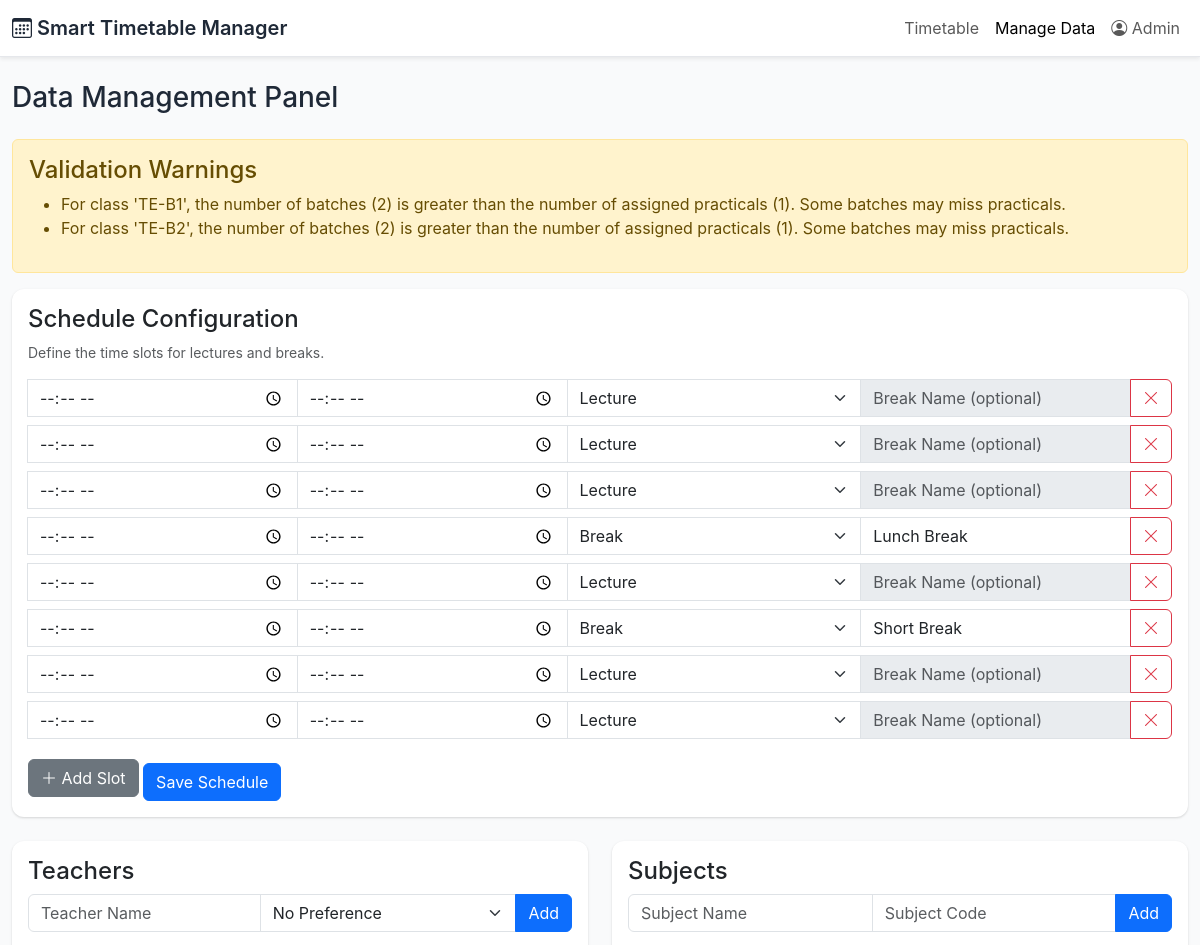
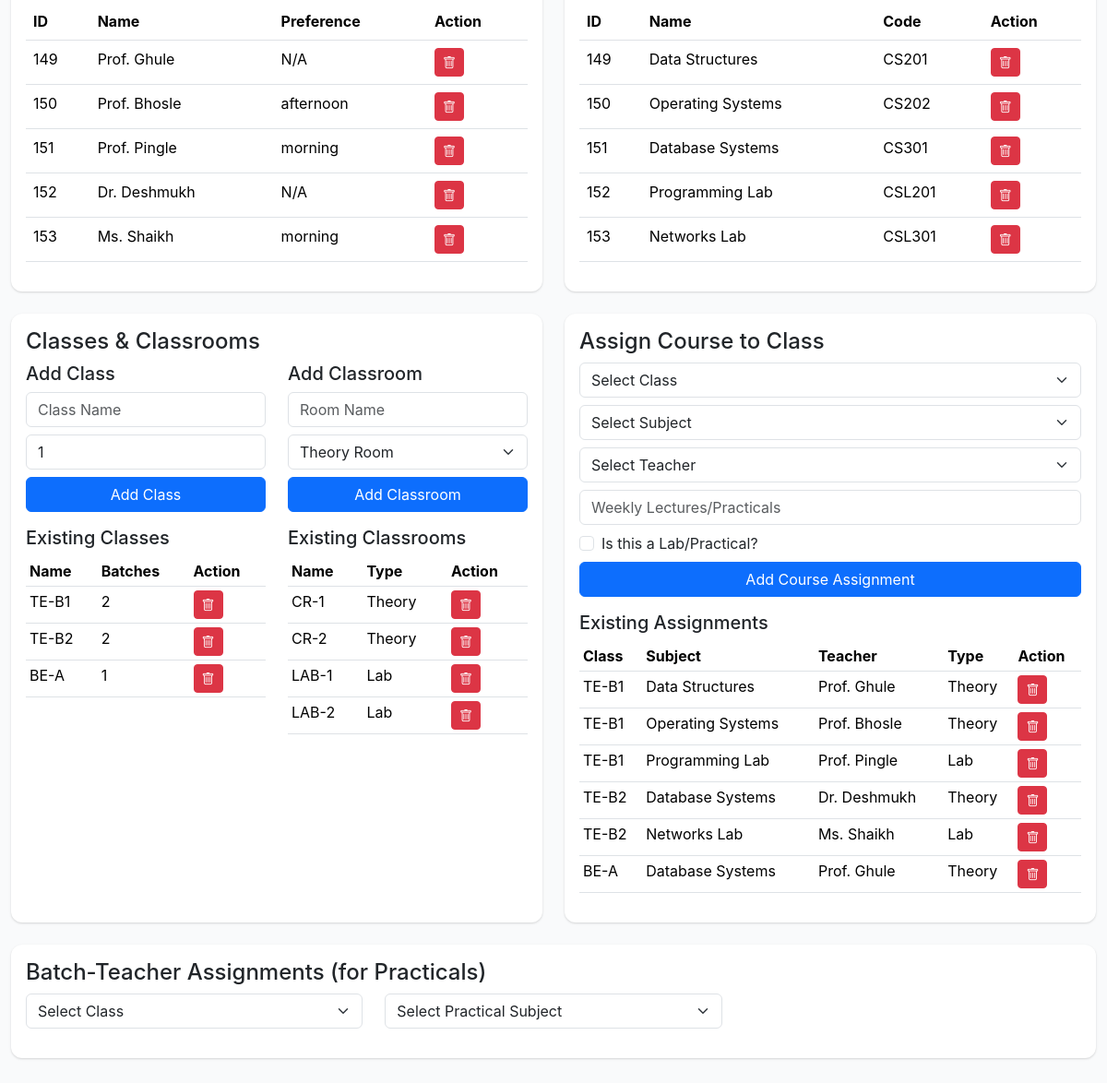
The page /manage on the database as committed earlier (2 pictures, top to bottom).
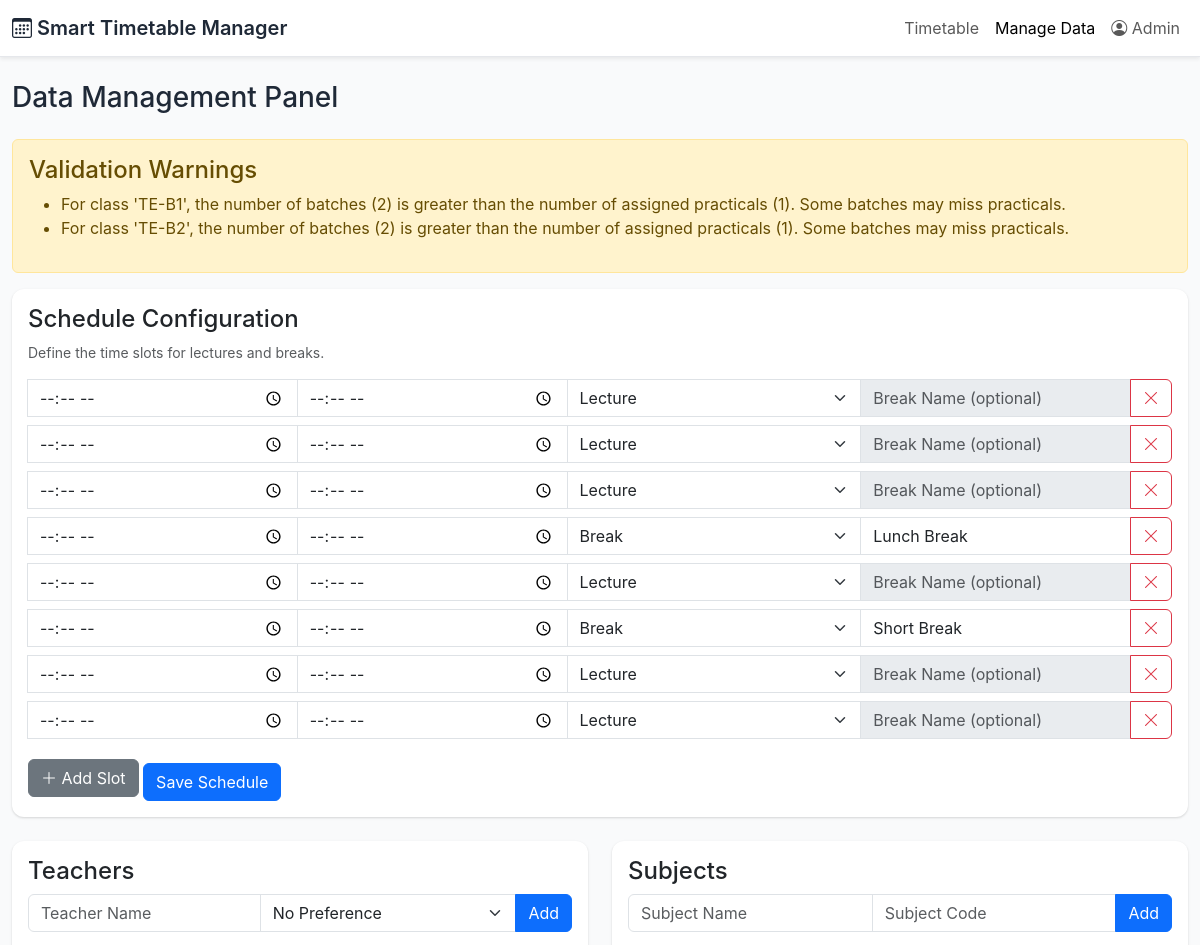
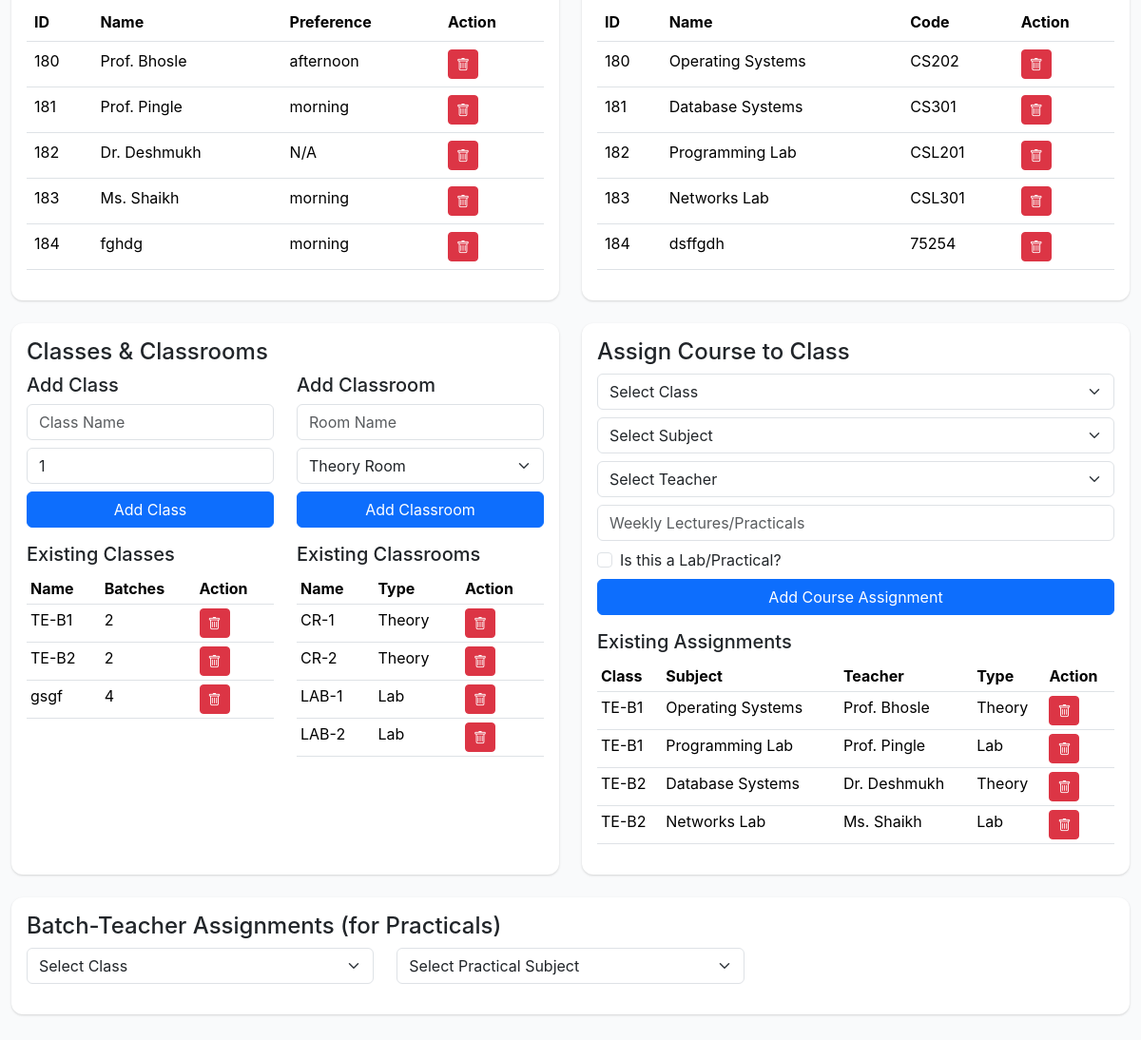
The same page on the database as committed later (2 pictures, top to bottom).
### tables this page shows
CREATE TABLE schedule_config (
                config_id INTEGER PRIMARY KEY AUTOINCREMENT,
                is_break INTEGER,
                start_time TEXT,
                end_time TEXT,
                break_name TEXT
            );

CREATE TABLE teachers (
                teacher_id INTEGER PRIMARY KEY AUTOINCREMENT,
                name TEXT NOT NULL
            );

CREATE TABLE teacher_preferences (
                teacher_id INTEGER PRIMARY KEY,
                preference TEXT,
                FOREIGN KEY (teacher_id) REFERENCES teachers(teacher_id)
            );

CREATE TABLE subjects (
                subject_id INTEGER PRIMARY KEY AUTOINCREMENT,
                name TEXT NOT NULL,
                code TEXT NOT NULL UNIQUE
            );

CREATE TABLE classes (
                class_id INTEGER PRIMARY KEY AUTOINCREMENT,
                name TEXT NOT NULL UNIQUE,
                num_batches INTEGER NOT NULL DEFAULT 1
            );

CREATE TABLE classrooms (
                classroom_id INTEGER PRIMARY KEY AUTOINCREMENT,
                name TEXT NOT NULL UNIQUE,
                is_lab INTEGER DEFAULT 0
            );

CREATE TABLE courses (
                course_id INTEGER PRIMARY KEY AUTOINCREMENT,
                class_id INTEGER,
                subject_id INTEGER,
                teacher_id INTEGER,
                weekly_lectures INTEGER NOT NULL,
                is_lab INTEGER NOT NULL DEFAULT 0,
                FOREIGN KEY (class_id) REFERENCES classes(class_id),
                FOREIGN KEY (subject_id) REFERENCES subjects(subject_id),
                FOREIGN KEY (teacher_id) REFERENCES teachers(teacher_id)
            );

### app.py (the view, shortened to what this page needs)
@app.route('/manage', methods=['GET', 'POST'])
def manage():
    db = get_db()
    cur = db.cursor()
    warnings = []
    classes_list = cur.execute('SELECT * FROM classes').fetchall()
    for class_obj in classes_list:
        num_batches = class_obj['num_batches']
        if num_batches > 1:
            practicals_count = cur.execute('SELECT COUNT(*) FROM courses WHERE class_id = ? AND is_lab = 1', (class_obj['class_id'],)).fetchone()[0]
            if practicals_count > 0 and num_batches > practicals_count:
                 warnings.append(f"For class '{class_obj['name']}', the number of batches ({num_batches}) is greater than the number of assigned practicals ({practicals_count}). Some batches may miss practicals.")
    teachers = cur.execute('SELECT teachers.*, teacher_preferences.preference FROM teachers LEFT JOIN teacher_preferences ON teachers.teacher_id = teacher_preferences.teacher_id').fetchall()
    subjects = cur.execute('SELECT * FROM subjects').fetchall()
    classrooms = cur.execute('SELECT * FROM classrooms').fetchall()
    courses = cur.execute('''
        SELECT c.*, t.name as teacher_name, sub.name as subject_name, cl.name as class_name, cl.num_batches
        FROM courses c
        JOIN teachers t ON c.teacher_id = t.teacher_id
        JOIN subjects sub ON c.subject_id = sub.subject_id
        JOIN classes cl ON c.class_id = cl.class_id
    ''').fetchall()
    batch_assignments = defaultdict(lambda: defaultdict(dict))
    assignments = cur.execute('''
        SELECT b.*, t.name as teacher_name
        FROM batch_teacher_assignments b
        JOIN teachers t ON b.teacher_id = t.teacher_id
    ''').fetchall()
    for a in assignments:
        batch_assignments[a['class_id']][a['subject_id']][a['batch_number']] = a['teacher_id']
    schedule_config = get_slot_times()
    return render_template('manage.html',
                           teachers=teachers,
                           subjects=subjects,
                           classes=classes_list,
                           classrooms=classrooms,
                           courses=courses,
                           schedule_config=schedule_config,
                           warnings=warnings,
                           batch_assignments=batch_assignments)

### app.py (called while the page is built)
def get_db():
    db = getattr(g, '_database', None)
    if db is None:
        db = sqlite3.connect(DB_PATH)
        db.row_factory = sqlite3.Row
        g._database = db
    return db

@app.teardown_appcontext
def close_connection(exception):
    db = getattr(g, '_database', None)
    if db is not None:
        db.close()

def get_slot_times():
    db = get_db()
    cur = db.cursor()
    cur.execute('SELECT * FROM schedule_config ORDER BY config_id')
    return cur.fetchall()

### templates/manage.html (shortened to what the changed rows need)
<!DOCTYPE html>
<html lang="en">
<head>
    <link rel="stylesheet" href="https://cdn.jsdelivr.net/npm/bootstrap@5.3.1/dist/css/bootstrap.min.css">
    <link rel="stylesheet" href="https://cdn.jsdelivr.net/npm/bootstrap-icons/font/bootstrap-icons.css">
    <link rel="stylesheet" href="{{ url_for('static', filename='css/style.css') }}">
</head>
<body>
    <div class="main-content container-fluid py-4">
        <h1 class="h3 mb-4">Data Management Panel</h1>
        {% if warnings %}
        <div class="alert alert-warning">
            <ul>
                {% for warning in warnings %}
                <li>{{ warning }}</li>
                {% endfor %}
            </ul>
        </div>
        {% endif %}
        <div class="card p-3 mb-4">
            <h2 class="h4">Schedule Configuration</h2>
            <form id="scheduleConfigForm" action="{{ url_for('manage') }}" method="post">
                <div id="slotInputs">
                    {% for slot in schedule_config %}
                    <div class="input-group mb-2">
                        <input type="time" class="form-control" name="start_time" value="{{ slot.start_time }}" required>
                        <input type="time" class="form-control" name="end_time" value="{{ slot.end_time }}" required>
                        <select class="form-select" name="is_break">
                            <option value="0" {% if not slot.is_break %}selected{% endif %}>Lecture</option>
                            <option value="1" {% if slot.is_break %}selected{% endif %}>Break</option>
                        </select>
                        <input type="text" class="form-control break-name-input" name="break_name" placeholder="Break Name (optional)" value="{{ slot.break_name or '' }}" {% if not slot.is_break %}disabled{% endif %}>
                        <button type="button" class="btn btn-outline-danger remove-slot"><i class="bi bi-x-lg"></i></button>
                    </div>
                    {% endfor %}
                </div>
            </form>
        </div>
        <div class="row">
            <div class="col-lg-6 mb-4">
                <div class="card p-3 h-100">
                    <h2 class="h4">Teachers</h2>
                    <div class="table-responsive">
                        <table class="table table-hover">
                            <thead><tr><th>ID</th><th>Name</th><th>Preference</th><th>Action</th></tr></thead>
                            <tbody>
                                {% for teacher in teachers %}
                                <tr>
                                    <td>{{ teacher.teacher_id }}</td>
                                    <td>{{ teacher.name }}</td>
                                    <td>{{ teacher.preference or 'N/A' }}</td>
                                    <td>
                                        <form action="{{ url_for('manage') }}" method="post" onsubmit="return confirm('Delete this teacher?');">
                                            <button type="submit" class="btn btn-danger btn-sm"><i class="bi bi-trash"></i></button>
                                        </form>
                                    </td>
                                </tr>
                                {% endfor %}
                            </tbody>
                        </table>
                    </div>
                </div>
            </div>
            <div class="col-lg-6 mb-4">
                <div class="card p-3 h-100">
                    <h2 class="h4">Subjects</h2>
                    <div class="table-responsive">
                        <table class="table table-hover">
                            <thead><tr><th>ID</th><th>Name</th><th>Code</th><th>Action</th></tr></thead>
                            <tbody>
                                {% for subject in subjects %}
                                <tr>
                                    <td>{{ subject.subject_id }}</td>
                                    <td>{{ subject.name }}</td>
                                    <td>{{ subject.code }}</td>
                                    <td>
                                        <form action="{{ url_for('manage') }}" method="post" onsubmit="return confirm('Delete this subject?');">
                                            <button type="submit" class="btn btn-danger btn-sm"><i class="bi bi-trash"></i></button>
                                        </form>
                                    </td>
                                </tr>
                                {% endfor %}
                            </tbody>
                        </table>
                    </div>
                </div>
            </div>
        </div>
        <div class="row">
            <div class="col-lg-6 mb-4">
                <div class="card p-3 h-100">
                    <h2 class="h4">Classes & Classrooms</h2>
                    <div class="row">
                        <div class="col-md-6">
                            <div class="table-responsive">
                                <table class="table table-sm">
                                    <thead><tr><th>Name</th><th>Batches</th><th>Action</th></tr></thead>
                                    <tbody>
                                        {% for class_obj in classes %}
                                        <tr>
                                            <td>{{ class_obj.name }}</td>
                                            <td>{{ class_obj.num_batches }}</td>
                                            <td>
                                                <form action="{{ url_for('manage') }}" method="post" onsubmit="return confirm('Delete this class?');">
                                                    <button type="submit" class="btn btn-danger btn-sm"><i class="bi bi-trash"></i></button>
                                                </form>
                                            </td>
                                        </tr>
                                        {% endfor %}
                                    </tbody>
                                </table>
                            </div>
                        </div>
                        <div class="col-md-6">
                            <div class="table-responsive">
                                <table class="table table-sm">
                                    <thead><tr><th>Name</th><th>Type</th><th>Action</th></tr></thead>
                                    <tbody>
                                        {% for room in classrooms %}
                                        <tr>
                                            <td>{{ room.name }}</td>
                                            <td>{{ 'Lab' if room.is_lab else 'Theory' }}</td>
                                            <td>
                                                <form action="{{ url_for('manage') }}" method="post" onsubmit="return confirm('Delete this classroom?');">
                                                    <button type="submit" class="btn btn-danger btn-sm"><i class="bi bi-trash"></i></button>
                                                </form>
                                            </td>
                                        </tr>
                                        {% endfor %}
                                    </tbody>
                                </table>
                            </div>
                        </div>
                    </div>
                </div>
            </div>
            <div class="col-lg-6 mb-4">
                <div class="card p-3 h-100">
                    <h2 class="h4">Assign Course to Class</h2>
                    <div class="table-responsive">
                        <table class="table table-hover table-sm">
                            <thead><tr><th>Class</th><th>Subject</th><th>Teacher</th><th>Type</th><th>Action</th></tr></thead>
                            <tbody>
                                {% for course in courses %}
                                <tr>
                                    <td>{{ course.class_name }}</td>
                                    <td>{{ course.subject_name }}</td>
                                    <td>{{ course.teacher_name }}</td>
                                    <td>{{ 'Lab' if course.is_lab else 'Theory' }}</td>
                                    <td>
                                        <form action="{{ url_for('manage') }}" method="post" onsubmit="return confirm('Delete this course?');">
                                            <button type="submit" class="btn btn-danger btn-sm"><i class="bi bi-trash"></i></button>
                                        </form>
                                    </td>
                                </tr>
                                {% endfor %}
                            </tbody>
                        </table>
                    </div>
                </div>
            </div>
        </div>
        <div class="card p-3 mb-4">
            <h2 class="h4">Batch-Teacher Assignments (for Practicals)</h2>
        </div>
    </div>
</body>
</html>

Rows that differ between the two databases and show on the page:
removed teachers: teacher_id "149", name "Prof. Ghule", preference "N/A"
removed teacher_preferences: teacher_id "150", name "Prof. Bhosle", preference "afternoon"
removed teacher_preferences: teacher_id "151", name "Prof. Pingle", preference "morning"
removed teachers: teacher_id "152", name "Dr. Deshmukh", preference "N/A"
removed teacher_preferences: teacher_id "153", name "Ms. Shaikh", preference "morning"
removed subjects: subject_id "149", name "Data Structures", code "CS201"
removed subjects: subject_id "150", name "Operating Systems", code "CS202"
removed subjects: subject_id "151", name "Database Systems", code "CS301"
removed subjects: subject_id "152", name "Programming Lab", code "CSL201"
removed subjects: subject_id "153", name "Networks Lab", code "CSL301"
removed classes: name "BE-A", num_batches "1"
removed courses: class_name "TE-B1", subject_name "Data Structures", teacher_name "Prof. Ghule", is_lab "Theory"
removed courses: class_name "BE-A", subject_name "Database Systems", teacher_name "Prof. Ghule", is_lab "Theory"
added teacher_preferences: teacher_id "180", name "Prof. Bhosle", preference "afternoon"
added teacher_preferences: teacher_id "181", name "Prof. Pingle", preference "morning"
added teachers: teacher_id "182", name "Dr. Deshmukh", preference "N/A"
added teacher_preferences: teacher_id "183", name "Ms. Shaikh", preference "morning"
added teacher_preferences: teacher_id "184", name "fghdg", preference "morning"
added subjects: subject_id "180", name "Operating Systems", code "CS202"
added subjects: subject_id "181", name "Database Systems", code "CS301"
added subjects: subject_id "182", name "Programming Lab", code "CSL201"
added subjects: subject_id "183", name "Networks Lab", code "CSL301"
added subjects: subject_id "184", name "dsffgdh", code "75254"
added classes: name "gsgf", num_batches "4"
